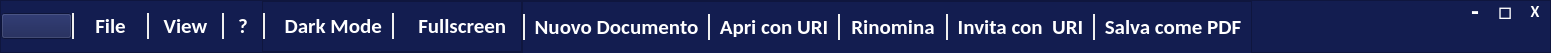
     <widget class="QFrame" name="MenuBarFrame">
      <property name="minimumSize">
       <size>
        <width>0</width>
        <height>53</height>
       </size>
      </property>
      <property name="maximumSize">
       <size>
        <width>16777215</width>
        <height>53</height>
       </size>
      </property>
      <property name="styleSheet">
       <string notr="true">background-color:rgb(19, 29, 80)</string>
      </property>
      <property name="frameShape">
       <enum>QFrame::StyledPanel</enum>
      </property>
      <property name="frameShadow">
       <enum>QFrame::Raised</enum>
      </property>
      <layout class="QHBoxLayout" name="horizontalLayout">
       <property name="spacing">
        <number>0</number>
       </property>
       <property name="leftMargin">
        <number>0</number>
       </property>
       <property name="topMargin">
        <number>0</number>
       </property>
       <property name="rightMargin">
        <number>0</number>
       </property>
       <property name="bottomMargin">
        <number>0</number>
       </property>
       <item>
        <widget class="QPushButton" name="buttonIcona">
         <property name="minimumSize">
          <size>
           <width>71</width>
           <height>26</height>
          </size>
         </property>
         <property name="font">
          <font>
           <pointsize>10</pointsize>
           <weight>75</weight>
           <bold>true</bold>
           <underline>false</underline>
           <strikeout>false</strikeout>
          </font>
         </property>
         <property name="styleSheet">
          <string notr="true">border-radius:0.15em;
text-decoration:none;
</string>
         </property>
         <property name="text">
          <string/>
         </property>
         <property name="icon">
          <iconset resource="Risorse.qrc">
           <normaloff>:/image/Editor/iconcina.png</normaloff>:/image/Editor/iconcina.png</iconset>
         </property>
         <property name="iconSize">
          <size>
           <width>38</width>
           <height>38</height>
          </size>
         </property>
        </widget>
       </item>
       <item>
        <widget class="QPushButton" name="fileButton">
         <property name="minimumSize">
          <size>
           <width>75</width>
           <height>26</height>
          </size>
         </property>
         <property name="font">
          <font>
           <family>Calibri</family>
           <pointsize>16</pointsize>
           <weight>75</weight>
           <bold>true</bold>
          </font>
         </property>
         <property name="styleSheet">
          <string notr="true">#fileButton{
	border:none;
	color:white;
	border-left: 2px solid #EFEFEF;
}

#fileButton:hover{
	background-color: #003cb3;
}</string>
         </property>
         <property name="text">
          <string>File</string>
         </property>
         <property name="checkable">
          <bool>true</bool>
         </property>
        </widget>
       </item>
       <item>
        <widget class="QPushButton" name="viewButton">
         <property name="minimumSize">
          <size>
           <width>75</width>
           <height>26</height>
          </size>
         </property>
         <property name="font">
          <font>
           <family>Calibri</family>
           <pointsize>16</pointsize>
           <weight>75</weight>
           <bold>true</bold>
          </font>
         </property>
         <property name="styleSheet">
          <string notr="true">#viewButton{
	border:none;
	color:white;
	border-left: 2px solid #EFEFEF;
}

#viewButton:hover{
	background-color: #003cb3;
}</string>
         </property>
         <property name="text">
          <string>View</string>
         </property>
         <property name="checkable">
          <bool>true</bool>
         </property>
        </widget>
       </item>
       <item>
        <widget class="QPushButton" name="aboutButton">
         <property name="minimumSize">
          <size>
           <width>40</width>
           <height>26</height>
          </size>
         </property>
         <property name="font">
          <font>
           <family>Calibri</family>
           <pointsize>16</pointsize>
           <weight>75</weight>
           <bold>true</bold>
          </font>
         </property>
         <property name="styleSheet">
          <string notr="true">#aboutButton{
	border:none;
	color:white;
	border-left: 2px solid #EFEFEF;
}

#aboutButton:hover{
	background-color: #003cb3;
}</string>
         </property>
         <property name="text">
          <string>?</string>
         </property>
        </widget>
       </item>
       <item>
        <widget class="QFrame" name="ViewFrame">
         <property name="minimumSize">
          <size>
           <width>260</width>
           <height>0</height>
          </size>
         </property>
         <property name="frameShape">
          <enum>QFrame::StyledPanel</enum>
         </property>
         <property name="frameShadow">
          <enum>QFrame::Raised</enum>
         </property>
         <layout class="QHBoxLayout" name="horizontalLayout_8">
          <property name="spacing">
           <number>0</number>
          </property>
          <property name="leftMargin">
           <number>0</number>
          </property>
          <property name="topMargin">
           <number>0</number>
          </property>
          <property name="rightMargin">
           <number>0</number>
          </property>
          <property name="bottomMargin">
           <number>0</number>
          </property>
          <item>
           <widget class="QPushButton" name="buttonDarkMode">
            <property name="enabled">
             <bool>true</bool>
            </property>
            <property name="font">
             <font>
              <family>Calibri</family>
              <pointsize>16</pointsize>
              <weight>75</weight>
              <bold>true</bold>
             </font>
            </property>
            <property name="styleSheet">
             <string notr="true">#buttonDarkMode{
	border:none;
	color:white;
	border-left: 2px solid #EFEFEF;
}

#buttonDarkMode:hover{
	background-color: #003cb3;
}</string>
            </property>
            <property name="text">
             <string>  Dark Mode</string>
            </property>
            <property name="checkable">
             <bool>true</bool>
            </property>
           </widget>
          </item>
          <item>
           <widget class="QPushButton" name="buttonFullscreen">
            <property name="font">
             <font>
              <family>Calibri</family>
              <pointsize>16</pointsize>
              <weight>75</weight>
              <bold>true</bold>
             </font>
            </property>
            <property name="styleSheet">
             <string notr="true">#buttonFullscreen{
	border:none;
	color:white;
	border-left: 2px solid #EFEFEF;
}

#buttonFullscreen:hover{
	background-color: #003cb3;
}</string>
            </property>
            <property name="text">
             <string>  Fullscreen</string>
            </property>
           </widget>
          </item>
         </layout>
        </widget>
       </item>
       <item>
        <widget class="QFrame" name="FileFrame">
         <property name="enabled">
          <bool>true</bool>
         </property>
         <property name="sizePolicy">
          <sizepolicy hsizetype="Preferred" vsizetype="Ignored">
           <horstretch>0</horstretch>
           <verstretch>0</verstretch>
          </sizepolicy>
         </property>
         <property name="minimumSize">
          <size>
           <width>730</width>
           <height>53</height>
          </size>
         </property>
         <property name="maximumSize">
          <size>
           <width>500</width>
           <height>225</height>
          </size>
         </property>
         <property name="styleSheet">
          <string notr="true">background-color:rgb(19, 29, 80)</string>
         </property>
         <property name="frameShape">
          <enum>QFrame::StyledPanel</enum>
         </property>
         <property name="frameShadow">
          <enum>QFrame::Raised</enum>
         </property>
         <layout class="QHBoxLayout" name="horizontalLayout_6">
          <property name="spacing">
           <number>0</number>
          </property>
          <property name="leftMargin">
           <number>0</number>
          </property>
          <property name="topMargin">
           <number>0</number>
          </property>
          <property name="rightMargin">
           <number>0</number>
          </property>
          <property name="bottomMargin">
           <number>0</number>
          </property>
          <item>
           <widget class="QPushButton" name="newDocButton">
            <property name="font">
             <font>
              <family>Calibri</family>
              <pointsize>16</pointsize>
              <weight>75</weight>
              <bold>true</bold>
             </font>
            </property>
            <property name="styleSheet">
             <string notr="true">#newDocButton{
	border:none;
	color:white;
	border-left: 2px solid #EFEFEF;
}

#newDocButton:hover{
	background-color: #003cb3;
}</string>
            </property>
            <property name="text">
             <string>  Nuovo Documento  </string>
            </property>
           </widget>
          </item>
          <item>
           <widget class="QPushButton" name="URIButton">
            <property name="font">
             <font>
              <family>Calibri</family>
              <pointsize>16</pointsize>
              <weight>75</weight>
              <bold>true</bold>
             </font>
            </property>
            <property name="styleSheet">
             <string notr="true">#URIButton{
	border:none;
	color:white;
	border-left: 2px solid #EFEFEF;
}

#URIButton:hover{
	background-color: #003cb3;
}</string>
            </property>
            <property name="text">
             <string>  Apri con URI  </string>
            </property>
           </widget>
          </item>
          <item>
           <widget class="QPushButton" name="buttonRename">
            <property name="font">
             <font>
              <family>Calibri</family>
              <pointsize>16</pointsize>
              <weight>75</weight>
              <bold>true</bold>
             </font>
            </property>
            <property name="styleSheet">
             <string notr="true">#buttonRename{
	border:none;
	color:white;
	border-left: 2px solid #EFEFEF;
}

#buttonRename:hover{
	background-color: #003cb3;
}</string>
            </property>
            <property name="text">
             <string>  Rinomina  </string>
            </property>
           </widget>
          </item>
          <item>
           <widget class="QPushButton" name="uriButton">
            <property name="minimumSize">
             <size>
              <width>0</width>
              <height>0</height>
             </size>
            </property>
            <property name="font">
             <font>
              <family>Calibri</family>
              <pointsize>16</pointsize>
              <weight>75</weight>
              <bold>true</bold>
             </font>
            </property>
            <property name="cursor">
             <cursorShape>PointingHandCursor</cursorShape>
            </property>
            <property name="styleSheet">
             <string notr="true">#uriButton{
	border:none;
	color:white;
	border-left: 2px solid #EFEFEF;
}

#uriButton:hover{
	background-color: #003cb3;
}</string>
            </property>
            <property name="text">
             <string>  Invita con  URI  </string>
            </property>
            <property name="iconSize">
             <size>
              <width>27</width>
              <height>27</height>
             </size>
            </property>
           </widget>
          </item>
          <item>
           <widget class="QPushButton" name="pdfButton">
            <property name="minimumSize">
             <size>
              <width>0</width>
              <height>0</height>
             </size>
            </property>
            <property name="font">
             <font>
              <family>Calibri</family>
              <pointsize>16</pointsize>
              <weight>75</weight>
              <bold>true</bold>
             </font>
            </property>
            <property name="cursor">
             <cursorShape>PointingHandCursor</cursorShape>
            </property>
            <property name="styleSheet">
             <string notr="true">#pdfButton{
	border:none;
	color:white;
	border-left: 2px solid #EFEFEF;
}

#pdfButton:hover{
	background-color: #003cb3;
}</string>
            </property>
            <property name="text">
             <string>  Salva come PDF  </string>
            </property>
            <property name="iconSize">
             <size>
              <width>27</width>
              <height>27</height>
             </size>
            </property>
           </widget>
          </item>
         </layout>
        </widget>
       </item>
       <item>
        <spacer name="horizontalSpacer">
         <property name="orientation">
          <enum>Qt::Horizontal</enum>
         </property>
         <property name="sizeHint" stdset="0">
          <size>
           <width>208</width>
           <height>20</height>
          </size>
         </property>
        </spacer>
       </item>
       <item>
        <layout class="QVBoxLayout" name="verticalLayout_2">
         <item>
          <layout class="QHBoxLayout" name="horizontalLayout_3">
           <property name="spacing">
            <number>0</number>
           </property>
           <property name="topMargin">
            <number>0</number>
           </property>
           <property name="bottomMargin">
            <number>11</number>
           </property>
           <item>
            <widget class="QPushButton" name="buttonToIcon">
             <property name="minimumSize">
              <size>
               <width>30</width>
               <height>20</height>
              </size>
             </property>
             <property name="font">
              <font>
               <family>Leelawadee UI</family>
               <pointsize>18</pointsize>
               <weight>75</weight>
               <bold>true</bold>
              </font>
             </property>
             <property name="cursor">
              <cursorShape>ArrowCursor</cursorShape>
             </property>
             <property name="styleSheet">
              <string notr="true">#buttonToIcon{
	color:white;
	border: transparent;
	background-color: transparent;
}
#buttonToIcon:hover{
	background-color: #003cb3;
}</string>
             </property>
             <property name="text">
              <string>-</string>
             </property>
             <property name="iconSize">
              <size>
               <width>38</width>
               <height>28</height>
              </size>
             </property>
            </widget>
           </item>
           <item>
            <widget class="QPushButton" name="buttonReduce">
             <property name="minimumSize">
              <size>
               <width>30</width>
               <height>20</height>
              </size>
             </property>
             <property name="font">
              <font>
               <family>Calibri</family>
               <pointsize>18</pointsize>
              </font>
             </property>
             <property name="cursor">
              <cursorShape>ArrowCursor</cursorShape>
             </property>
             <property name="styleSheet">
              <string notr="true">#buttonReduce{
	color:white;
	border: transparent;
	background-color: transparent;
}
#buttonReduce:hover{
	background-color: #003cb3;
}</string>
             </property>
             <property name="text">
              <string>□</string>
             </property>
             <property name="iconSize">
              <size>
               <width>37</width>
               <height>58</height>
              </size>
             </property>
            </widget>
           </item>
           <item>
            <widget class="QPushButton" name="buttonExit">
             <property name="minimumSize">
              <size>
               <width>30</width>
               <height>20</height>
              </size>
             </property>
             <property name="font">
              <font>
               <family>Calibri</family>
               <pointsize>12</pointsize>
               <weight>75</weight>
               <bold>true</bold>
              </font>
             </property>
             <property name="cursor">
              <cursorShape>ArrowCursor</cursorShape>
             </property>
             <property name="styleSheet">
              <string notr="true">#buttonExit{
	color: white;
	border: transparent;
	background-color: transparent;
}
#buttonExit:hover{
	background-color: red;
}</string>
             </property>
             <property name="text">
              <string>X</string>
             </property>
            </widget>
           </item>
          </layout>
         </item>
         <item>
          <spacer name="verticalSpacer_2">
           <property name="orientation">
            <enum>Qt::Vertical</enum>
           </property>
           <property name="sizeType">
            <enum>QSizePolicy::Maximum</enum>
           </property>
           <property name="sizeHint" stdset="0">
            <size>
             <width>20</width>
             <height>39</height>
            </size>
           </property>
          </spacer>
         </item>
        </layout>
       </item>
      </layout>
     </widget>
